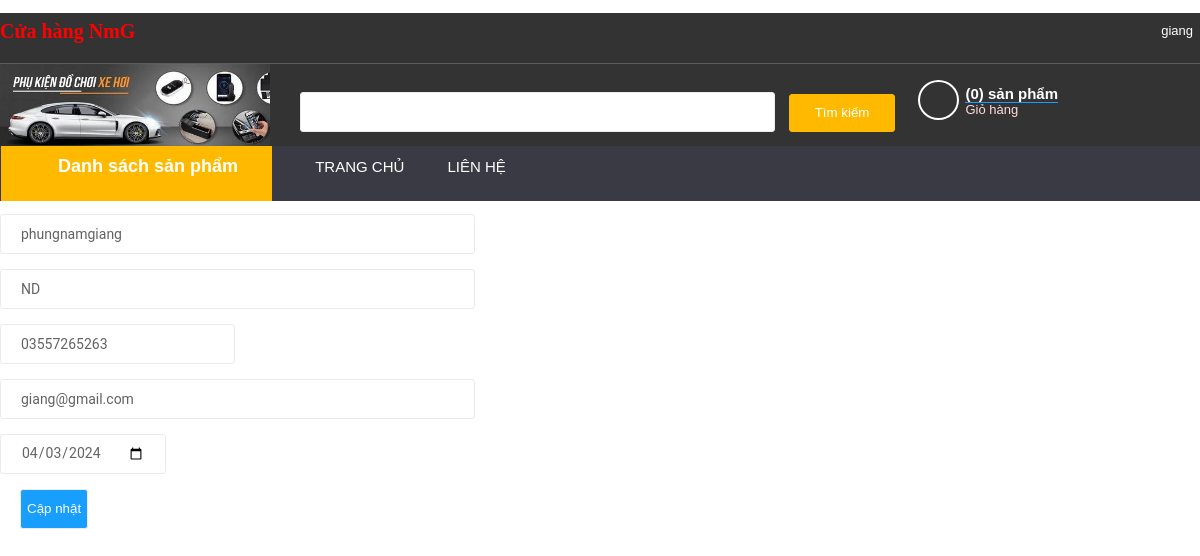
Screenshot of /indexTaikhoan.php?&id=1 (signed in) with the database file from the repository.
### tables this page shows
CREATE TABLE `taikhoan` (
  `MaTaiKhoan` int(11) NOT NULL,
  `TenDangNhap` varchar(20) DEFAULT NULL,
  `MatKhau` varchar(20) DEFAULT NULL,
  `HoTen` varchar(100) DEFAULT NULL,
  `DiaChi` varchar(256) DEFAULT NULL,
  `DienThoai` varchar(11) DEFAULT NULL,
  `Email` varchar(30) DEFAULT NULL,
  `NgaySinh` date DEFAULT NULL,
  `Xoa` tinyint(1) DEFAULT 0,
  `Quyen` tinyint(1) DEFAULT 0
);

### capnhatTaikhoan.php (the view, shortened to what this page needs)
 <?php
        $conn = mysqli_connect("localhost", "admin", "admin", "tsl");
if (isset($_GET['id'])) {
    $id = $_GET['id'];
    $sql = "SELECT * FROM taikhoan WHERE MaTaiKhoan = '$id'";
    $query = mysqli_query($conn, $sql);
    $result = mysqli_fetch_array($query);
    echo '<div class="vien"><div class="center">';
    echo '<form action="indexTaikhoan.php?mod=capnhat&id='.$id.'" method="POST">';
    echo'<p><input id="HoTen" type="text" size="50" name="HoTen" value="'.$result['HoTen'].'"/></p>';
    echo'<p><input id="DiaChi" type="text" size="50" name="DiaChi" value="'.$result['DiaChi'].'"/></p>';
    echo'<p><input id="DienThoai" type="number" size="50" name="DienThoai" value="'.$result['DienThoai'].'"/></p>';
    echo'<p><input id="Email" type="email" size="50" name="Email" value="'.$result['Email'].'"/></p>';
    echo'<p><input id="NgaySinh" type="date" size="50" name="NgaySinh" value="'.$result['NgaySinh'].'"/></p>';
    echo'<p><input type="submit" name="capnhatthongtin" value="Cập nhật" /></p>';
    echo'</form>';
    echo'</div></div>';
}else{
    echo '<div class="list">Bạn chỉ có thể thay đổi thông tin cá nhân của mình thôi.</div>';
}
?>

### style1.css (style rules this page uses)
body { font-family: Arial, sans-serif; margin: 0; padding: 0; }
.center { width: 100%; max-width: 1200px; margin: 0 auto; position: relative; }

### style2.css (style rules this page uses)
body { font-family: arial; background: #fff; font-size: 13px; color: #444; }
.center { width: 100%; max-width: 1200px; margin: 0 auto; position: relative; }
input[type=text], input[type=password], input[type=number], input[type=email], input[type=date] { height: 40px; padding: 0 20px; color: #636363; border-radius: 3px ; display: block; font-size: 14px; font-family: "Roboto","HelveticaNeue","Helvetica Neue",sans-serif; line-height: 1.5; background-color: #fff; margin-bottom: 15px; border: 1px solid #ebebeb; }
input[type=submit] { width: auto; height: 40px; background-color: rgb(24, 158, 255); border-radius: 3px; color: #fff; border: 1px solid #ebebeb; margin-right: 20px; margin-left: 20px; }

### rows the page displays
taikhoan: HoTen "phungnamgiang", DiaChi "ND", DienThoai "03557265263", Email "giang@gmail.com", NgaySinh "04/03/2024"

### other values shown
$username "giang"
